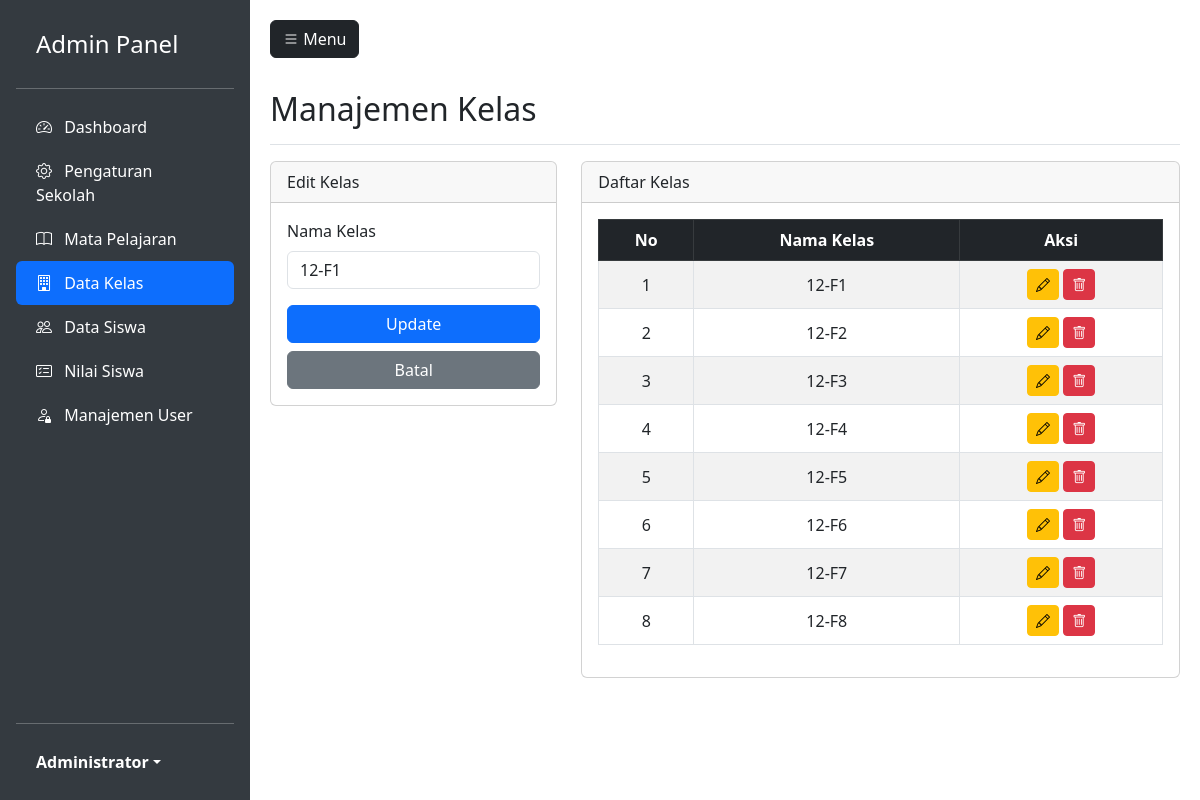
Screenshot of /admin/classes.php?edit=1 (signed in) with the database file from the repository.
### tables this page shows
CREATE TABLE `classes` (
  `id` int(11) NOT NULL,
  `name` varchar(50) NOT NULL
);

### admin/classes.php (the view, shortened to what this page needs)
<?php
require_once 'header.php';
$classes = $pdo->query("SELECT * FROM classes ORDER BY name")->fetchAll();
$editClass = null;
if (isset($_GET['edit'])) {
    $stmt = $pdo->prepare("SELECT * FROM classes WHERE id = ?");
    $stmt->execute([$_GET['edit']]);
    $editClass = $stmt->fetch();
}
?>
<div class="d-flex justify-content-between flex-wrap flex-md-nowrap align-items-center pt-3 pb-2 mb-3 border-bottom">
    <h1 class="h2">Manajemen Kelas</h1>
</div>
<div class="row">
    <div class="col-md-4">
        <div class="card mb-4">
            <div class="card-header"><?= $editClass ? 'Edit' : 'Tambah' ?> Kelas</div>
            <div class="card-body">
                <form method="POST" action="classes.php">
                    <div class="mb-3">
                        <label class="form-label">Nama Kelas</label>
                        <input type="text" name="name" class="form-control" placeholder="Contoh: 12-F1" value="<?= $editClass['name'] ?? '' ?>" required>
                    </div>
                    <button type="submit" class="btn btn-primary w-100"><?= $editClass ? 'Update' : 'Simpan' ?></button>
                    <?php if ($editClass): ?>
                        <a href="classes.php" class="btn btn-secondary w-100 mt-2">Batal</a>
                    <?php endif; ?>
                </form>
            </div>
        </div>
    </div>
    <div class="col-md-8">
        <div class="card">
            <div class="card-header">Daftar Kelas</div>
            <div class="card-body">
                <div class="table-responsive">
                    <table class="table table-striped table-bordered text-center align-middle">
                        <thead class="table-dark">
                            <tr>
                                <th>No</th>
                                <th>Nama Kelas</th>
                                <th>Aksi</th>
                            </tr>
                        </thead>
                        <tbody>
                            <?php foreach ($classes as $index => $cls): ?>
                            <tr>
                                <td><?= $index + 1 ?></td>
                                <td><?= htmlspecialchars($cls['name']) ?></td>
                                <td>
                                    <a href="classes.php?edit=<?= $cls['id'] ?>" class="btn btn-sm btn-warning"><i class="bi bi-pencil"></i></a>
                                    <form method="POST" class="d-inline" onsubmit="return confirm('Hapus kelas ini?')">
                                        <button type="submit" class="btn btn-sm btn-danger"><i class="bi bi-trash"></i></button>
                                    </form>
                                </td>
                            </tr>
                            <?php endforeach; ?>
                        </tbody>
                    </table>
                </div>
            </div>
        </div>
    </div>
</div>
<?php require_once 'footer.php'; ?>

### admin/header.php (style rules this page uses)
body { min-height: 100vh; overflow-x: hidden; }

### rows the page displays
classes: name "12-F1"
classes: name "12-F2"
classes: name "12-F3"
classes: name "12-F4"
classes: name "12-F5"
classes: name "12-F6"
classes: name "12-F7"
classes: name "12-F8"

### other values shown
$_SESSION['user_name'] "Administrator"
